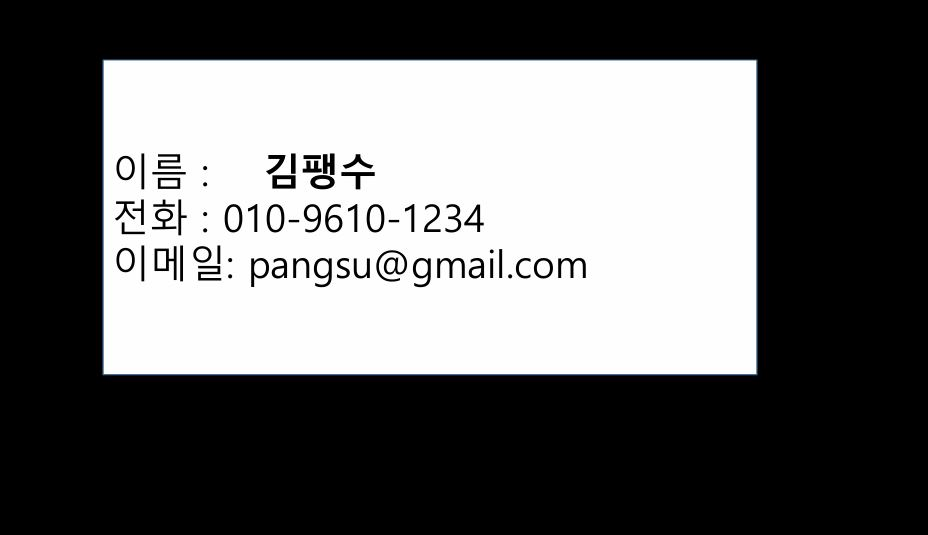
#> input picture python_flask/flask-ocr/test_name.JPG, 928 x 535 px
$ python ocr_util.py
#> lines starting #> are read from the running program, lines starting #| are printed output that depends on the picture; after the words box and inside, x2 and y2 are one past the last pixel; in counts of white or black regions, pixels touching at a corner belong together
#> further down, image is the input picture: shape (535, 928, 3); mean B, G, R 101.2, 101, 100.8
import cv2
import numpy as np
import re

def auto_detect_card(image):
    # 이미지 복사 및 축소
    orig = image.copy()
    ratio = image.shape[0] / 500.0
#> ratio = 1.07
    image = cv2.resize(image, (int(image.shape[1] / ratio), 500))
#> image: shape (500, 867, 3)

    # 그레이 변환, 블러, 에지
    gray = cv2.cvtColor(image, cv2.COLOR_BGR2GRAY)
    gray = cv2.GaussianBlur(gray, (5, 5), 0)
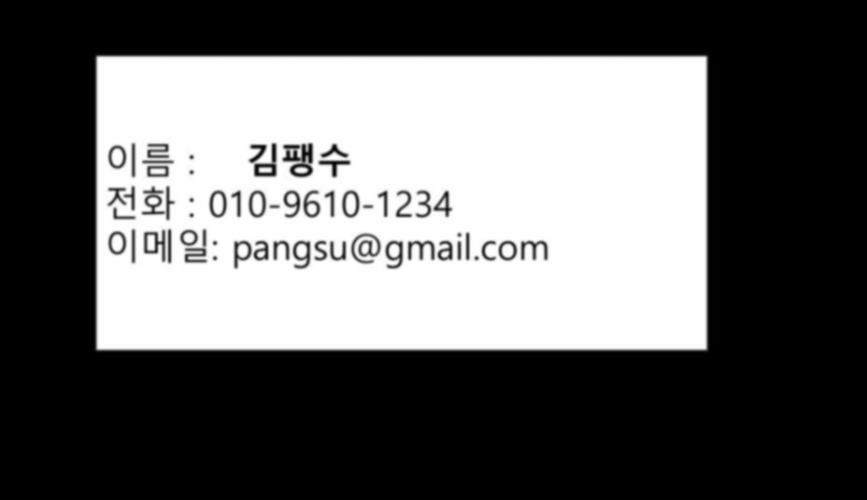
#> gray: shape (500, 867); min 0, max 255, mean 101
    edged = cv2.Canny(gray, 75, 200)
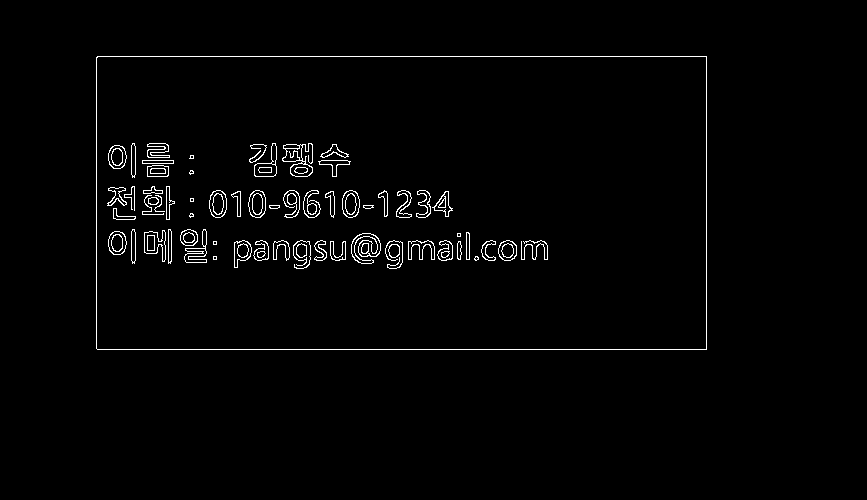
#> edged: shape (500, 867); 1.7% white in thin lines or dots, all inside (x1, y1, x2, y2) = (96, 56, 707, 350)

    # 윤곽선 탐지
    contours, _ = cv2.findContours(edged.copy(), cv2.RETR_LIST, cv2.CHAIN_APPROX_SIMPLE)
#> contours = 154 contours, 23 with area under 20; largest, box (x1, y1, x2, y2) and area: (96, 56, 707, 350) 178729, (96, 56, 707, 350) 178726, (282, 143, 313, 177) 540, (351, 233, 381, 264) 463, (144, 230, 166, 262) 389
    contours = sorted(contours, key=cv2.contourArea, reverse=True)[:5]
#> contours = 5 contours; box (x1, y1, x2, y2) and area: (96, 56, 707, 350) 178729, (96, 56, 707, 350) 178726, (282, 143, 313, 177) 540, (351, 233, 381, 264) 463, (144, 230, 166, 262) 389

    screenCnt = None
    for c in contours:
        peri = cv2.arcLength(c, True)
        approx = cv2.approxPolyDP(c, 0.02 * peri, True)
        if len(approx) == 4:
            screenCnt = approx
            break
#> this loop made 1 pass
#> (peri, screenCnt) on pass 1: (1804.8, [[96, 57], [97, 349], [706, 349], [706, 56]])

    if screenCnt is None:
        return None, False

    # 점 정렬
    pts = screenCnt.reshape(4, 2)
#> pts = [[96, 57], [97, 349], [706, 349], [706, 56]]
    rect = np.zeros((4, 2), dtype="float32")

    s = pts.sum(axis=1)
#> s = [153, 446, 1055, 762]
    rect[0] = pts[np.argmin(s)]
    rect[2] = pts[np.argmax(s)]

    diff = np.diff(pts, axis=1)
#> diff = [-39, 252, -357, -650]
    rect[1] = pts[np.argmin(diff)]
    rect[3] = pts[np.argmax(diff)]

    rect *= ratio

    # 투시 변환
    (tl, tr, br, bl) = rect
#> tl = [102.7, 60.99]; tr = [755.4, 59.92]; br = [755.4, 373.4]; bl = [103.8, 373.4]
    widthA = np.linalg.norm(br - bl)
#> widthA = 651.6
    widthB = np.linalg.norm(tr - tl)
#> widthB = 652.7
    maxWidth = max(int(widthA), int(widthB))
#> maxWidth = 652

    heightA = np.linalg.norm(tr - br)
#> heightA = 313.5
    heightB = np.linalg.norm(tl - bl)
#> heightB = 312.4
    maxHeight = max(int(heightA), int(heightB))
#> maxHeight = 313

    dst = np.array([
        [0, 0],
        [maxWidth - 1, 0],
        [maxWidth - 1, maxHeight - 1],
        [0, maxHeight - 1]], dtype="float32")

    M = cv2.getPerspectiveTransform(rect, dst)
    warped = cv2.warpPerspective(orig, M, (maxWidth, maxHeight))
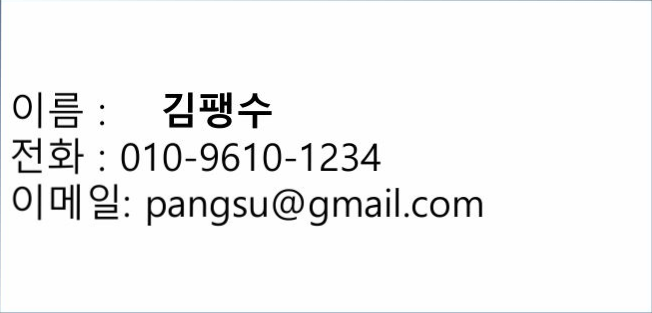
#> warped: shape (313, 652, 3); mean B, G, R 243.4, 243.3, 243.1

    return warped, True


def extract_contact_info(text_lines):
    """
    OCR 결과에서 이메일, 전화번호, 이름 후보 추출
    """
    email_pattern = re.compile(r"[a-zA-Z0-9_.+-]+@[a-zA-Z0-9-]+\.[a-zA-Z0-9-.]+")
    phone_pattern = re.compile(r"(01[016789]|02|0[3-9][0-9])[-.\s]?[0-9]{3,4}[-.\s]?[0-9]{4}")
    name_candidates = []

    emails = []
    phones = []

    for line in text_lines:
        if email_pattern.search(line):
            emails.append(email_pattern.search(line).group())

        if phone_pattern.search(line):
            phones.append(phone_pattern.search(line).group())

        # 이름 후보: 한글 2~4자, 공백 없는 단어
        if re.fullmatch(r"[가-힣]{2,4}", line.strip()):
            name_candidates.append(line.strip())

    return {
        "emails": emails,
        "phones": phones,
        "names": name_candidates
    }

if __name__ == '__main__':
    import easyocr
    img_path = 'test_name.JPG'
    image = cv2.imread(img_path)
    warped_img, success = auto_detect_card(image)
#> success = True
    if success:
        print('명함 감지 및 보정')
        cv2.imwrite('re_business_card.jpg', warped_img)
    else: # 명함 감지 못함
        print('원본사용')
        warped_img = image

#> (the run stopped early here; a loop or call above may not have finished)

$ run again, with python_flask/flask-ocr/eng.jpg copied over python_flask/flask-ocr/test_name.JPG
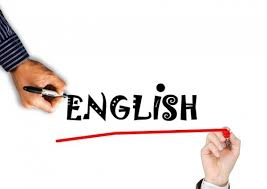
#> input picture python_flask/flask-ocr/eng.jpg, 267 x 189 px
#> image is the input picture: shape (189, 267, 3); mean B, G, R 230, 231.5, 237
#> image: shape (500, 706, 3)
#> in auto_detect_card, `gray = cv2.cvtColor(image, cv2.COLOR_BGR2GRAY)`:
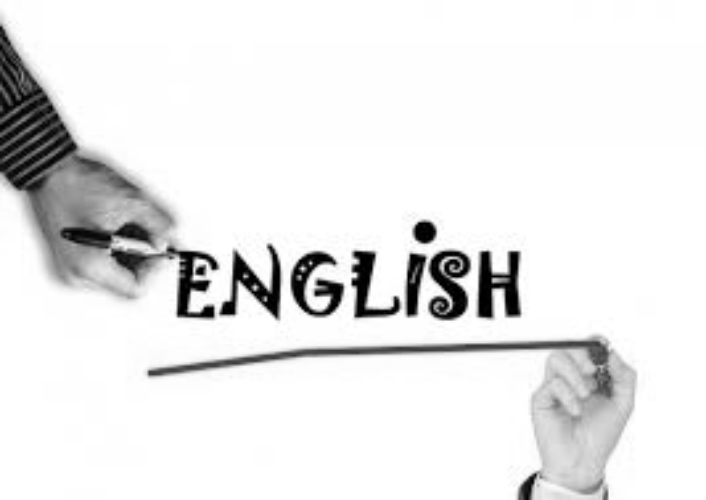
#> gray: shape (500, 706); min 0, max 255, mean 232.9
#> in auto_detect_card, `edged = cv2.Canny(gray, 75, 200)`:
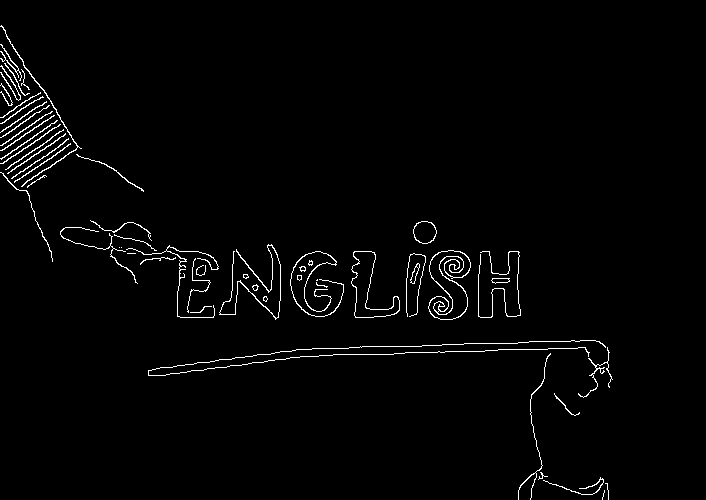
#> edged: shape (500, 706); 1.9% white in thin lines or dots, all inside (x1, y1, x2, y2) = (0, 25, 613, 500)
#> in auto_detect_card, `contours, _ = cv2.findContours(edged.copy(), cv2.RETR_LIST, cv2.CHAIN_..`: contours = 71 contours, 34 with area under 20; largest, box (x1, y1, x2, y2) and area: (428, 250, 471, 320) 1733, (428, 250, 471, 320) 1549, (351, 251, 400, 318) 1284, (351, 251, 400, 318) 1256, (413, 221, 437, 244) 402
#> in auto_detect_card, `contours = sorted(contours, key=cv2.contourArea, reverse=True)[:5]`: contours = 5 contours; box (x1, y1, x2, y2) and area: (428, 250, 471, 320) 1733, (428, 250, 471, 320) 1549, (351, 251, 400, 318) 1284, (351, 251, 400, 318) 1256, (413, 221, 437, 244) 402
#> the loop in auto_detect_card, `for c in contours:` made 5 passes
#> peri on passes 1 to 5: 435.8, 461.6, 269.2, 269.7, 76.53
#> success = False
